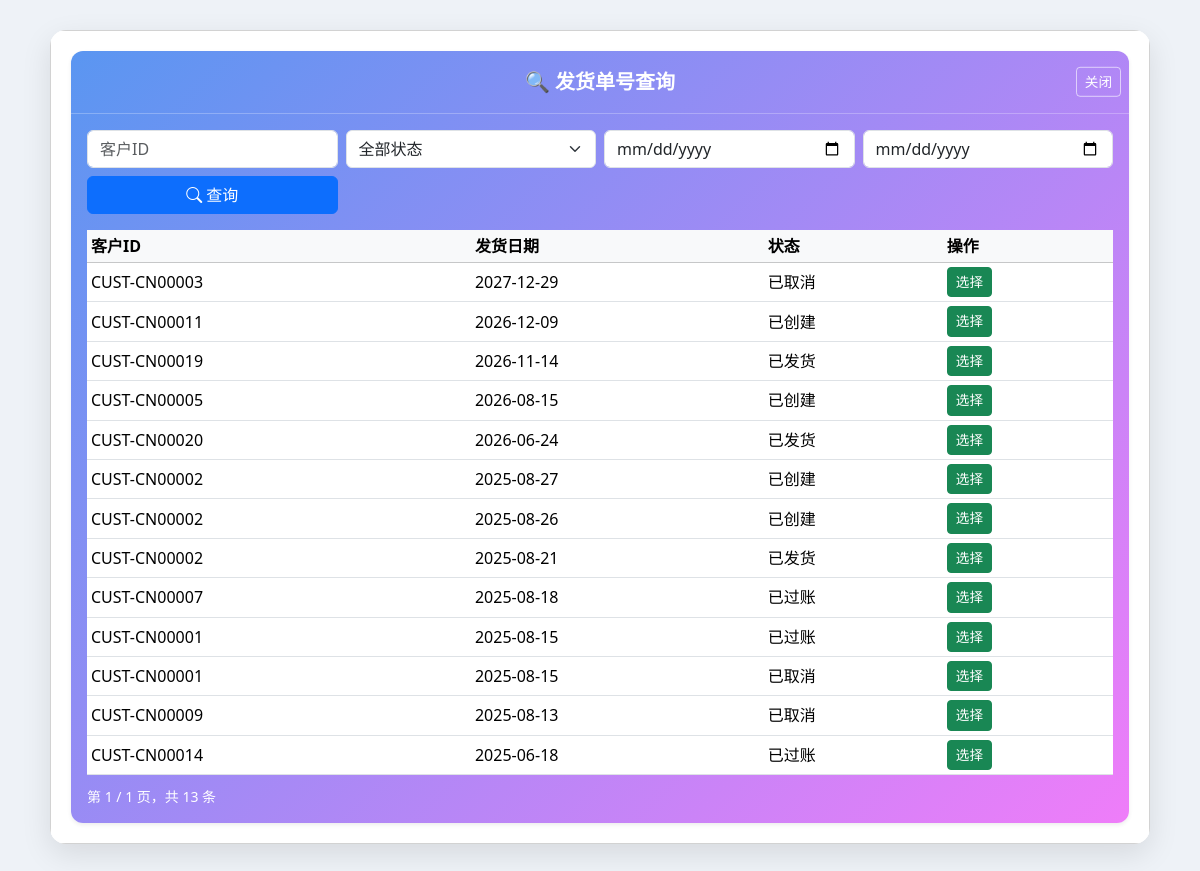
The page /delivery/delivery_helper on the database its author committed.
### delivery/models.py (models this page shows)
class DeliveryNote(db.Model):
    __tablename__ = 'DeliveryNote'
    delivery_note_id = db.Column(db.String(255), primary_key=True)
    picking_task_id = db.Column(db.String(255), db.ForeignKey('PickingTask.task_id'), nullable=False)
    sales_order_id = db.Column(db.String(255), db.ForeignKey('SalesOrder.sales_order_id'), nullable=False)
    delivery_date = db.Column(db.DateTime, nullable=False)
    warehouse_code = db.Column(db.String(255), nullable=False)
    status = db.Column(db.Enum(
        '已创建',
        '已拣货',
        '已发货',
        '已过账',
        '已取消'
    ), default='已创建', nullable=False)
    posted_by = db.Column(db.String(255))
    posted_at = db.Column(db.DateTime)
    created_by = db.Column(db.String(255))
    remarks = db.Column(db.Text)
    items = db.relationship('DeliveryItem', backref='delivery_note', cascade='all, delete-orphan', lazy=True)
    sales_order = db.relationship('SalesOrder', backref='delivery_notes')
    picking_task = db.relationship('PickingTask', backref='delivery_note')
    VALID_TRANSITIONS = {
        '已创建': ['已拣货', '已取消'],
        '已拣货': ['已发货', '已取消'],
        '已发货': ['已过账'],
        '已过账': [],
        '已取消': []
    }

### order/models.py (models this page shows)
class SalesOrder(db.Model):
    __tablename__ = 'SalesOrder'
    sales_order_id = db.Column(db.String(255), primary_key=True)
    customer_id = db.Column(db.String(255), nullable=False)
    quotation_id = db.Column(db.String(255))
    order_date = db.Column(db.DateTime, nullable=False)
    required_delivery_date = db.Column(db.Date, nullable=False)
    status = db.Column(db.String(255))
    total_amount = db.Column(db.Numeric, nullable=False)
    credit_check_result = db.Column(db.String(255))
    remarks = db.Column(db.String(255))
    items = db.relationship('OrderItem', backref='order', lazy=True, cascade="all, delete-orphan")

### delivery/views.py (the view)
@delivery_bp.route('/delivery_helper', methods=['GET'])
def delivery_helper():
    q = {
        'delivery_id': request.args.get('delivery_id', '').strip(),
        'sales_order_id': request.args.get('sales_order_id', '').strip(),
        'customer_id': request.args.get('customer_id', '').strip(),
        'status': request.args.get('status', '').strip(),
        'date_from': request.args.get('date_from', '').strip(),
        'date_to': request.args.get('date_to', '').strip(),
    }
    page = request.args.get('page', 1, type=int)
    per_page = request.args.get('per_page', 20, type=int)
    query = DeliveryNote.query.options(joinedload(DeliveryNote.sales_order)).join(
        SalesOrder, DeliveryNote.sales_order_id == SalesOrder.sales_order_id
    )
    filters = []
    if q['delivery_id']:
        filters.append(DeliveryNote.delivery_note_id.ilike(f"%{q['delivery_id']}%"))
    if q['sales_order_id']:
        filters.append(DeliveryNote.sales_order_id.ilike(f"%{q['sales_order_id']}%"))
    if q['customer_id']:
        filters.append(SalesOrder.customer_id.ilike(f"%{q['customer_id']}%"))
    if q['status']:
        filters.append(DeliveryNote.status == q['status'])
    if q['date_from']:
        try:
            df = datetime.strptime(q['date_from'], '%Y-%m-%d')
            filters.append(DeliveryNote.delivery_date >= df)
        except ValueError:
            pass
    if q['date_to']:
        try:
            dt = datetime.strptime(q['date_to'], '%Y-%m-%d') + timedelta(days=1)
            filters.append(DeliveryNote.delivery_date < dt)
        except ValueError:
            pass
    if filters:
        query = query.filter(and_(*filters))
    query = query.order_by(DeliveryNote.delivery_date.desc(), DeliveryNote.delivery_note_id.desc())
    pagination = query.paginate(page=page, per_page=per_page, error_out=False)
    args = request.args.to_dict()
    args.pop('page', None)  # 去掉 page 避免冲突
    return render_template('delivery/delivery_helper.html', items=pagination.items, pagination=pagination, args=args)

### templates/delivery/delivery_helper.html (shortened to what this page needs)
{% extends 'delivery/base_popup.html' %}
{% block content %}
<div class="card gradient-bg shadow-sm">
  <div class="card-header position-relative py-3 text-center">
    <strong class="text-white fs-5">🔍 发货单号查询</strong>
    <button type="button" class="btn btn-sm btn-outline-light position-absolute top-50 end-0 translate-middle-y me-2"
            onclick="window.close()">关闭</button>
  </div>
  <div class="card-body">
    <form method="get" class="row g-2 mb-3">
      <div class="col-md-3">
        <input type="text" name="customer_id"
               value="{{ request.args.get('customer_id','') }}"
               class="form-control" placeholder="客户ID">
      </div>
      <div class="col-md-3">
        <select name="status" class="form-select">
          <option value="">全部状态</option>
        </select>
      </div>
      <div class="col-md-3">
        <input type="date" name="date_from"
               value="{{ request.args.get('date_from','') }}"
               class="form-control">
      </div>
      <div class="col-md-3">
        <input type="date" name="date_to"
               value="{{ request.args.get('date_to','') }}"
               class="form-control">
      </div>
      <div class="col-md-3">
        <button class="btn btn-primary w-100"><i class="bi bi-search"></i> 查询</button>
      </div>
    </form>
    {% if items %}
    <div class="table-responsive" style="max-height: 60vh;">
      <table class="table table-hover table-sm align-middle">
        <thead class="table-light sticky-top">
          <tr>
            <th>客户ID</th>
            <th>发货日期</th>
            <th>状态</th>
            <th>操作</th>
          </tr>
        </thead>
        <tbody>
          {% for r in items %}
          <tr>
            <td>{{ r.sales_order.customer_id if r.sales_order else '-' }}</td>
            <td>{{ r.delivery_date.strftime('%Y-%m-%d') }}</td>
            <td>{{ r.status }}</td>
            <td>
              <button type="button" class="btn btn-success btn-sm"
                data-delivery-note-id="{{ r.delivery_note_id }}"
                onclick="selectDelivery(this)">
                选择
              </button>
            </td>
          </tr>
          {% endfor %}
        </tbody>
      </table>
    </div>
    {% if pagination %}
    <div class="d-flex justify-content-between mt-2">
      <span class="text-white small">第 {{ pagination.page }} / {{ pagination.pages }} 页，共 {{ pagination.total }} 条</span>
    </div>
    {% endif %}
    {% elif request.args %}
    <div class="text-white">没有找到匹配记录</div>
    {% endif %}
  </div>
</div>
{% endblock %}

### templates/delivery/base_popup.html (style rules this page uses)
body { background: #eef2f7; font-family: "Segoe UI", "PingFang SC", "Microsoft YaHei", sans-serif; margin: 0; padding: 0; }
table { border-collapse: separate; border-spacing: 0; }
table thead { background-color: #f8f9fa; position: sticky; top: 0; z-index: 1; font-weight: 600; }
.table-responsive { max-height: 500px; overflow-y: auto; margin-top: 10px; }
.btn-sm { font-size: 0.85rem; }
.gradient-bg { background: linear-gradient(135deg, #5a96f1, #ef7df9); color: #fff; border: none; }
.gradient-bg .card-header { border-bottom: 1px solid rgba(255,255,255,0.3); }

### templates/delivery/delivery_helper.html (style rules this page uses)
.gradient-bg { background: linear-gradient(135deg, #5a96f1, #ef7df9); color: #fff; border: none; border-radius: 12px; }
.gradient-bg .card-header { background: transparent; border-bottom: 1px solid rgba(255,255,255,0.25); }
.btn-outline-light { color:#fff; border-color: rgba(255,255,255,0.6); }

### rows shown on the page
DeliveryNote: sales_order "CUST-CN00003", delivery_date "2027-12-29", status "已取消"
DeliveryNote: sales_order "CUST-CN00011", delivery_date "2026-12-09", status "已创建"
DeliveryNote: sales_order "CUST-CN00019", delivery_date "2026-11-14", status "已发货"
DeliveryNote: sales_order "CUST-CN00005", delivery_date "2026-08-15", status "已创建"
DeliveryNote: sales_order "CUST-CN00020", delivery_date "2026-06-24", status "已发货"
DeliveryNote: sales_order "CUST-CN00002", delivery_date "2025-08-27", status "已创建"
DeliveryNote: sales_order "CUST-CN00002", delivery_date "2025-08-26", status "已创建"
DeliveryNote: sales_order "CUST-CN00002", delivery_date "2025-08-21", status "已发货"
DeliveryNote: sales_order "CUST-CN00007", delivery_date "2025-08-18", status "已过账"
DeliveryNote: sales_order "CUST-CN00001", delivery_date "2025-08-15", status "已过账"
DeliveryNote: sales_order "CUST-CN00001", delivery_date "2025-08-15", status "已取消"
DeliveryNote: sales_order "CUST-CN00009", delivery_date "2025-08-13", status "已取消"
DeliveryNote: sales_order "CUST-CN00014", delivery_date "2025-06-18", status "已过账"

### other values the page prints
{{ pagination.page }} "1"
{{ pagination.pages }} "1"
{{ pagination.total }} "13"
